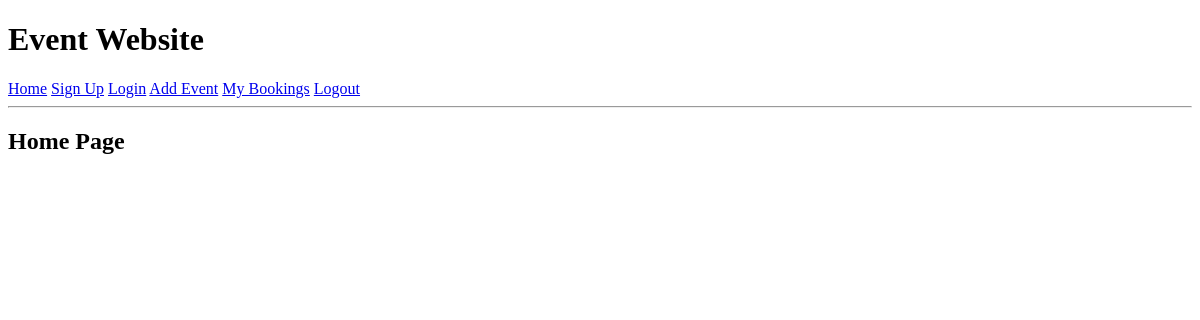
Page / (signed in) on the earlier database version.
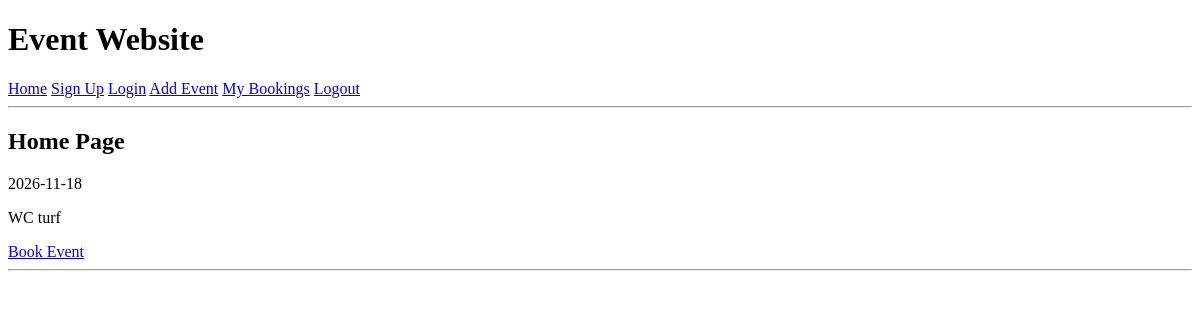
Same page on the later database version.
### tables this page shows
CREATE TABLE "events"
(
    event_id          INTEGER
        primary key autoincrement,
    event_name        TEXT    not null,
    event_date        TEXT    not null,
    event_location    TEXT    not null,
    event_description TEXT    not null,
    fk_user_id        INTEGER not null
);

### app.py (the view)
@app.route('/')
def home():
    con = connect_db()
    cur = con.cursor()
    query = "SELECT * FROM events"
    cur.execute(query)
    event_list = cur.fetchall()
    con.close()
    return render_template("home.html", event_list=event_list)

### app.py (called while the page is built)
def connect_db():
    con = sqlite3.connect("identifier.sqlite")
    con.row_factory = sqlite3.Row
    return con

### templates/home.html (shortened to what this page needs)
{% extends "base.html" %}
{%  block content %}
<h2>Home Page</h2>
{% for event in event_list %}
    <p>{{ event["event_date"] }}</p>
    <p>{{ event["event_location"] }}</p>
    <a href="/book_event/{{ event ['event_id'] }}">Book Event</a>
    <hr>
{% endfor %}
{% endblock %}

Differences in the rows shown:
added events: event_date "2026-11-18", event_location "WC turf"
